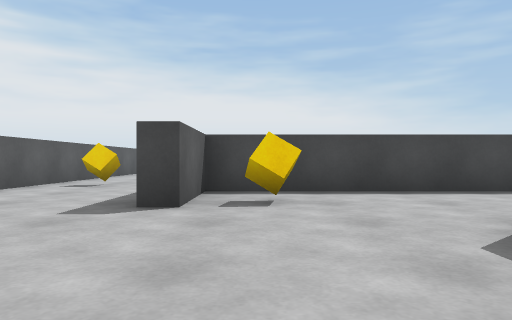
view 1 (above)

24 first-person views from a walk through a Unity game level. The camera is 0.55 m above the floor, looks level and sees 70° across. The floor is counted in squares, 1 m on a side. Each view is taken from the middle of a square. On the plan, view 1 faces up. The plan holds only what a view shows up to about 9 squares ahead; the rest is blank. The place goes on beyond the plan. The player character is not drawn.

view 2
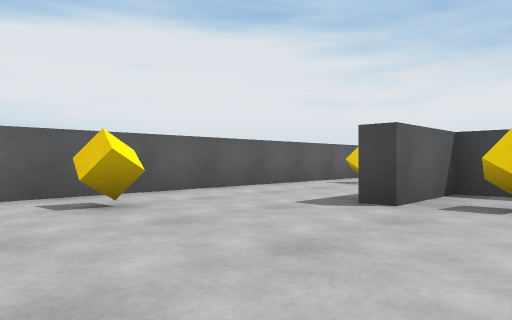

view 3
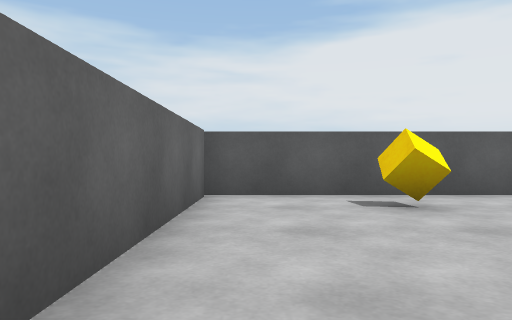

view 4
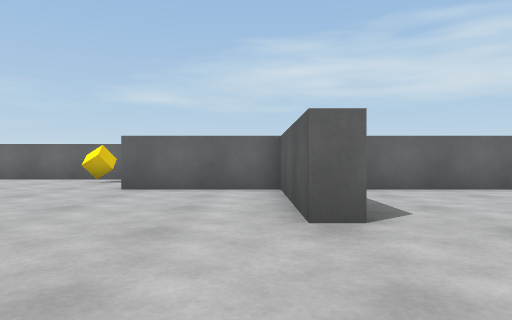

view 5
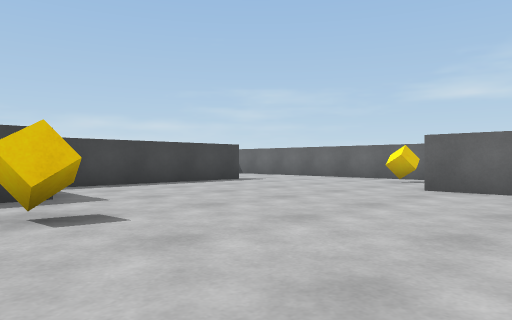

view 6
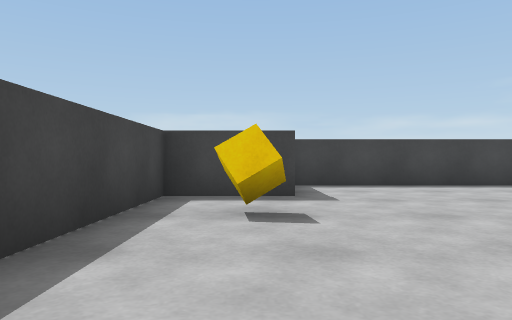

view 7
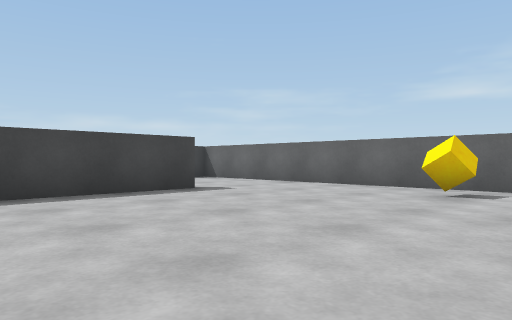

view 8
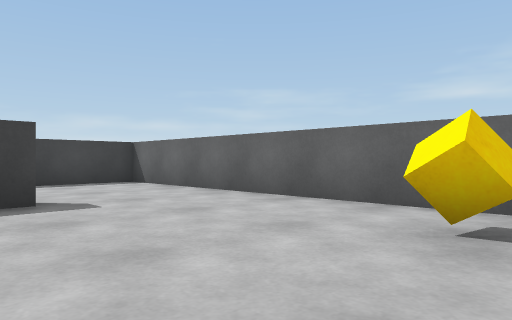

view 9
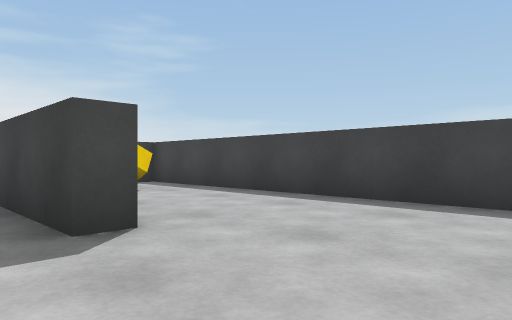

view 10
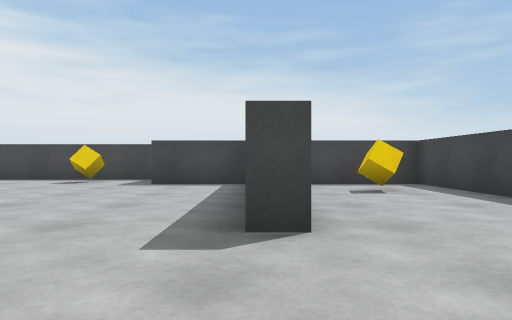

view 11
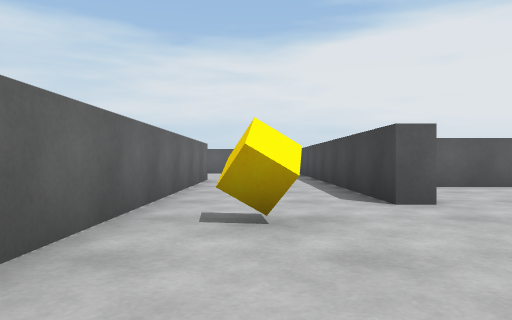

view 12
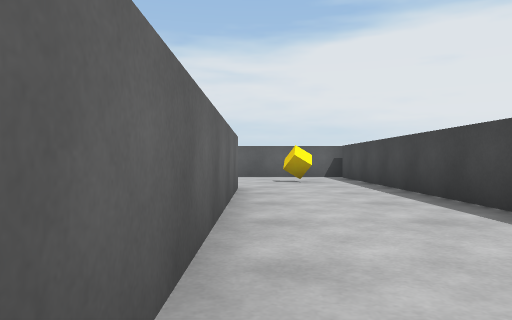

view 13
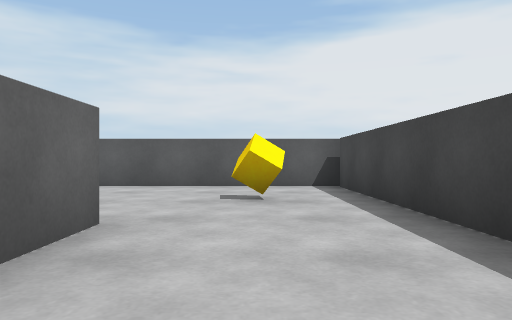

view 14
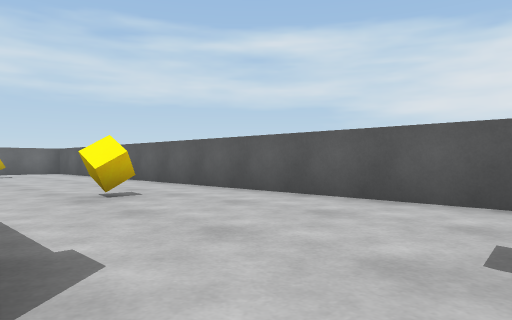

view 15
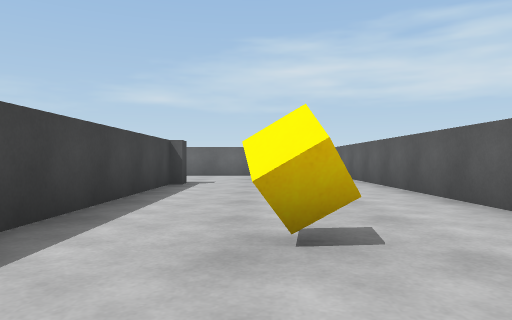

view 16
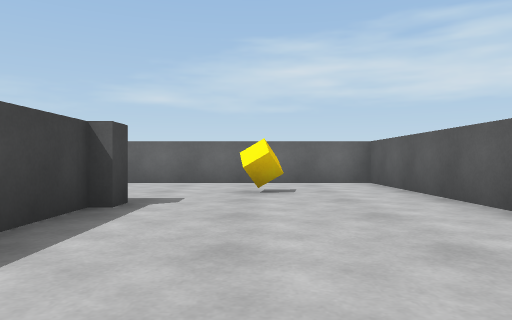

view 17
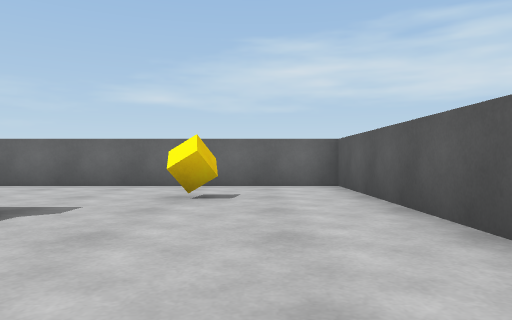

view 18
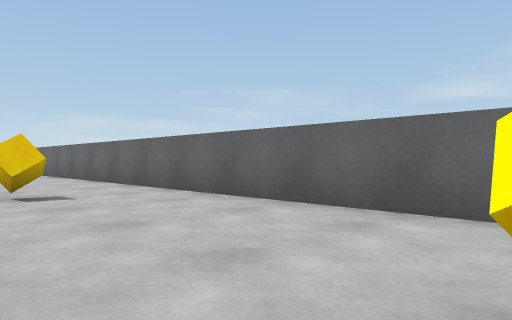

view 19
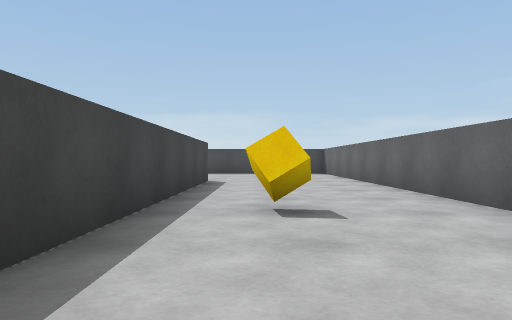

view 20
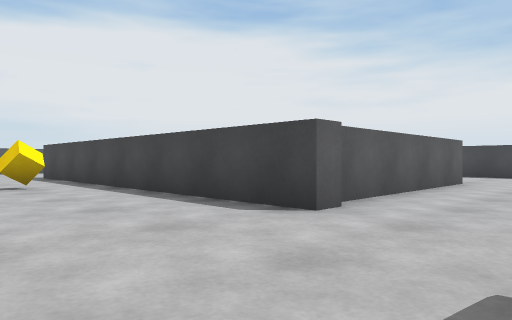

view 21
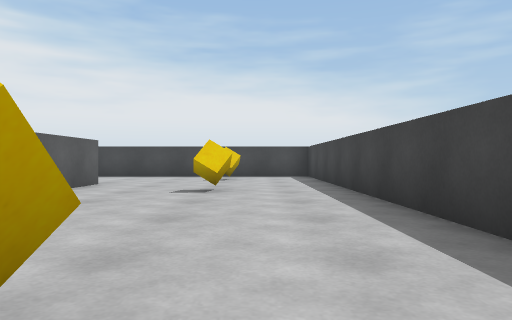

view 22
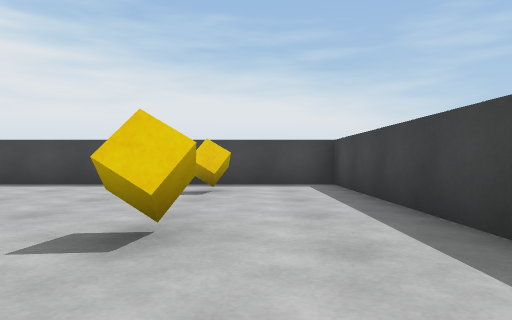

view 23
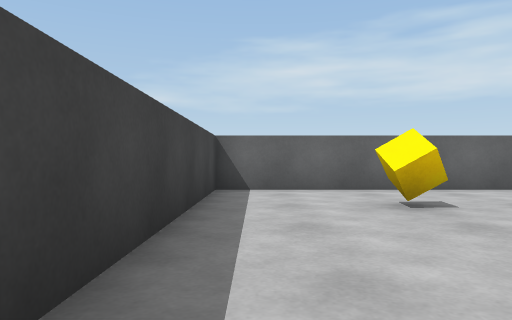

view 24
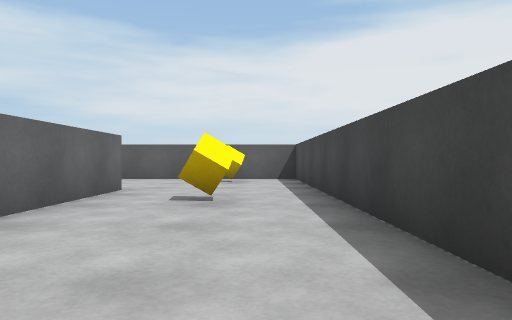

### Floor plan
Points are (right, up) in squares from view 1. A wall is a line through its corners. A room is listed if a view was taken in it or the views show most of it. See-through windows are left out.
Room 1 (views 1, 2, 3, 4, 5, 6, 7, 8, 9, 10, 11, 12, 13, 14, 15, 16, 17, 18, 19, 20, 21, 22, 23, 24)
walls: (4.2, -8.5) (7.5, -8.5); (9.6, -4.8) (2, -4.8); (9.4, -8.6) (9.4, -13.9); (-0.2, -4.3) (14.4, -4.3); (11.5, -1.3) (10.9, -1.3) (10.9, 4.4) (8.6, 4.4) (8.6, 6.4) (-0.9, 6.4) (-0.9, 4.3) (-1.5, 4.3); (2, 2.8) (2.5, 2.8) (2.5, -0.8) (5.5, -0.8) (5.5, -1.3) (-4.5, -1.3); (9.7, -14.1) (9.7, -14.7) (1.8, -14.7); (-0.1, -14.2) (-0.1, -8.8); (14.8, -4) (14.8, 4.4) (12.2, 4.4); (-0.3, -14.8) (-0.3, -14.1); (-4.5, -0.8) (1, -0.8); (-4.8, 9) (-4.8, -18.8) (14.8, -18.8) (14.8, -4.8) (11.5, -4.8)
objects: cube (-3, 2); cube (-3, 8); cube (-2, -16); cube (-2, -8); cube (-2, -3); cube (0, 5); cube (2, -7); cube (4, -16); cube (6, -7); cube (7, -3); cube (7, 5); cube (12, -16); cube (12, -10); cube (12, -7); cube (13, 3)

Positions as (right, up) in squares from view 1, and headings:
1: (0, 0), facing up
2: (1, 0), facing up-left
3: (1, 0), facing left
4: (3, 6), facing down
5: (3, 6), facing down-right
6: (3, 5), facing right
7: (5, 3), facing down-right
8: (6, 0), facing down-right
9: (10, -4), facing up-right
10: (11, -4), facing up
11: (10, -3), facing left
12: (7, -4), facing left
13: (3, -3), facing left
14: (0, -3), facing down-left
15: (-2, -6), facing down
16: (-2, -10), facing down
17: (-3, -11), facing down
18: (-2, -15), facing down-right
19: (0, -16), facing right
20: (12, -18), facing up-left
21: (13, -17), facing up
22: (13, -13), facing up
23: (14, -12), facing down
24: (11, -6), facing left
